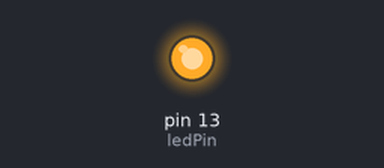
The sketch below on a simulated Arduino Uno, built with avr-gcc and run on an emulated ATmega328P. Parts: output pins drawn as LEDs (lit = HIGH).

Above: at 0.75 s.
At 31.0 s:
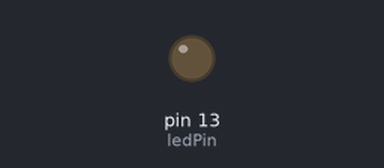
Timing chart, 0 to 31.5 s (numbered marks = the images above):
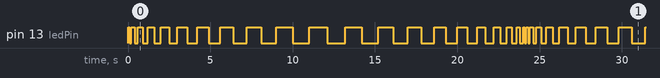

Measured:
- by itself, pin 13 (ledPin): moves between LOW and HIGH, repeating every 24.2 s
- by itself, everything shown: repeats every 24.2 s, in 42 steps

The sketch:

main.ino
```cpp
const int ledPin = 13;
int intervalo = 100;  // Começa piscando rápido
int incremento = 100; // Mudança de tempo por ciclo

void setup()
{
  pinMode(ledPin, OUTPUT);
}

void loop()
{
  digitalWrite(ledPin, HIGH);
  delay(intervalo);
  digitalWrite(ledPin, LOW);
  delay(intervalo);

  // Aumenta a cadência até um limite e depois volta
  intervalo += incremento;
  if (intervalo > 1000 || intervalo < 100)
  {
    incremento = -incremento;
  }
}
```
